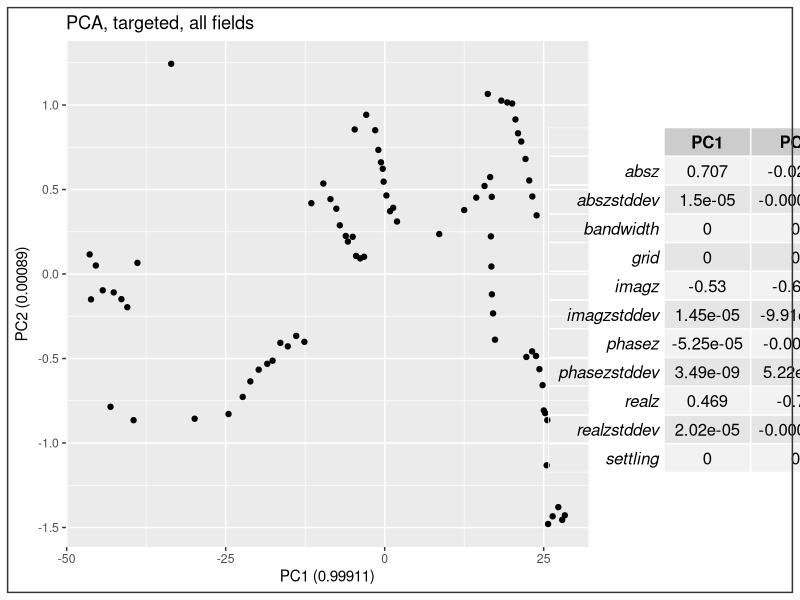

This figure's R source:
# Information ----
# Analyzing test data from breathalyzer
# Author: Diego Rodríguez Esperante
# Date of creation: 12/11/2024
# Last edited: 29/11/2024

# Loading ----
## Loading packages ----
require(dplyr)
require(ggfortify)
require(reshape2)
require(ggplot2)
require(stringr)
require(gridExtra)
require(cowplot)
require(rstudioapi)

# Open files ----
setwd(dirname(rstudioapi::getSourceEditorContext()$path))

data_raw = read.csv("dev4891_imps_0_sample_00000.csv", sep = ";")

# Options ----
opts = list(deep_clean = TRUE,
            joe_plots = FALSE)

# Experimental constants ----
chunk_duration = 20 # Each chunk represents a 5-second frequency sweep
conc_duration = 300 # Every 5 minutes concentration increases
conc_increase = c(0, 0.1, 0.5, 1, 10, 50, 100) # Concentrations increase to these values in nM

# Support functions ----
extract_freq = function(dataframe, target_phase = -45){
  phase_deg = dataframe$phasez[dataframe$chunk == 0] * 180/pi
  phase_close = order(abs(phase_deg-target_phase))
  
  freqs = dataframe$frequency[dataframe$chunk == 0]
  target_freq = freqs[phase_close[1]]
  
  data_target = dataframe[dataframe$frequency == target_freq,]
  
  return(data_target)
}

customggsave = function(plot, upscale=1.5, save_path = '', name = NULL){
  save_path = paste0('./Plots', save_path)
  if (is.null(name)){
      name = deparse(substitute(plot))
  }
  ggsave(paste0(name,".png"),
         plot = plot,
         device = 'png',
         width = round(1920*upscale),
         height = round(1080*upscale),
         units = 'px',
         path = save_path)
}

# Cleanup ----
data = data_raw

# Cleanup rows inbetween chunks
data$timestamp = as.numeric(data$timestamp)
data = data[!is.na(data$timestamp),]
data$chunk = as.numeric(data$chunk)
data$size = as.numeric(data$size)

# List of dataframes, one for each chunk
datalist = split(data, data$chunk)
names(datalist) = paste0(rep("chunk_", length(datalist)), names(datalist))
for (i in 1:length(datalist)){
  # From the source data
  nms = datalist[[i]]$fieldname
  chnk = datalist[[i]]$chunk[1]
  tmstmp = datalist[[i]]$timestamp[1]
  sz = datalist[[i]]$size[1]
  
  # From experimental constants
  time = chnk*chunk_duration
  conc = conc_increase[floor(time/conc_duration)+1]
  
  data_t = as.data.frame(t(datalist[[i]][,c(5:ncol(data))]))
  data_t = cbind(rep(chnk, nrow(data_t)), rep(tmstmp, nrow(data_t)), rep(sz, nrow(data_t)), 
                 rep(time, nrow(data_t)), rep(conc, nrow(data_t)), 
                 data_t)
  colnames(data_t) = c("chunk", "timestamp", "size", "time", "concentration", nms)
  
  datalist[[i]] = data_t
}

data_join = datalist[[1]]
for (i in 2:length(datalist)){
  data_join = rbind(data_join, datalist[[i]])
}
rownames(data_join) = NULL

if(opts$deep_clean){
  col_nms = colnames(data_join)
  # Whitelist specific columns
  white_cols = c("frequency")
  
  # Delete specific columns
  manu_cols = c("timestamp", "tc", "tcmeas", "count", "flags", "nexttimestamp", "settimestamp",
               "param0", "param0pwr", "param0stddev", "param1", "param1pwr", "param1stddev")
  
  # Delete power columns for redundancy
  pwr_cols = col_nms[grepl('pwr', col_nms)]
  
  # Delete columns whose standard deviation is 0
  std_cols = col_nms[grepl('stddev', col_nms)]
  std_del = c()
  for (i in 1:length(std_cols)){
    if ((sum(data_join[,std_cols[i]]==0)/(nrow(data_join)))>=.9){
      std_del = c(std_del,std_cols[i])
    }
  }
  
  std_cols = col_nms[grepl(paste(gsub("stddev", "", std_del), collapse = "|"), col_nms)]
  
  # Join together
  del_cols = c(manu_cols, pwr_cols, std_cols)
  del_cols = del_cols[!duplicated(del_cols)]
  
  # Remove whitelisted columns
  for (i in 1:length(white_cols)){
    del_cols = del_cols[!(del_cols == white_cols[i])]
  }
  
  data_join = data_join %>% select(-one_of(del_cols))
  
  rm(col_nms, white_cols, manu_cols, pwr_cols, std_cols, std_del, del_cols)
}

# Reorder columns
col_order = c("chunk", "size", "time", "concentration", "frequency")
col_order = c(col_order, colnames(data_join)[!(colnames(data_join) %in% col_order)])

data_join = data_join[,col_order]

rm(data_t, i, nms, sz, tmstmp, chnk, time, conc, col_order)

# Replicate Joe's results ----
if(opts$joe_plots){
  # Plotting time against absz, only the frequency associated with -45 degree phase on the first chunk
  
  # Extract phases of first chunk
  data_target = extract_freq(data_join, -45)
  
  # Find first local maxima
  data_diff = diff(data_target$absz, differences = 2) > 0
  i = 1
  while (data_diff[i] == data_diff[1]) {
    i = i+1
  }
  data_effsz = cbind(Time = data_target$time, EffectSize = data_target$absz/(data_target$absz[i-1]))
  
  # Plotting
  ggplot(data_target, aes(x = time, y = absz)) +
    geom_line() + 
    geom_vline(xintercept = conc_duration*(1:floor(max(data_target$time)/conc_duration)))
  
  ggplot(data_effsz, aes(x = Time, y = EffectSize)) +
    geom_line()
}
# Other analyses ----
## PCA ----
if(!exists("data_target")){
  data_target = extract_freq(data_join, -45)
}

pca = prcomp(data_target[,-c(1:5)])
pca_loadings = signif(-1*pca$rotation, digits = 3)
pca_obj = pca$x
plottype = c("PCA", "targeted", "all fields")

pca_plot = ggplot(pca_obj, aes(x = PC1, y= PC2)) +
  geom_point() +
  xlab(paste0('PC1', ' (', (summary(pca)$importance[2,1]), ')')) +
  ylab(paste0('PC2', ' (', (summary(pca)$importance[2,2]), ')')) +
  ggtitle(paste(plottype, collapse = ", "))

pca_plot_tab = plot_grid(pca_plot, tableGrob(pca_loadings[,c("PC1","PC2")]), rel_widths = c(3,1)) +
  theme_bw()

customggsave(pca_plot_tab, upscale = 2, name = paste(plottype, collapse = "_"))

## Correlation plot ----

## Non-negative matrix factorization ----

## Other features ----
